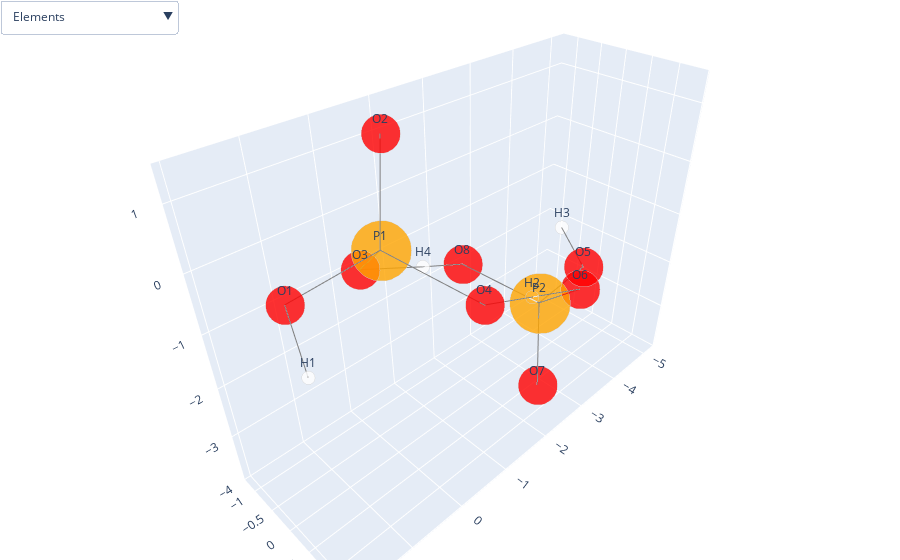
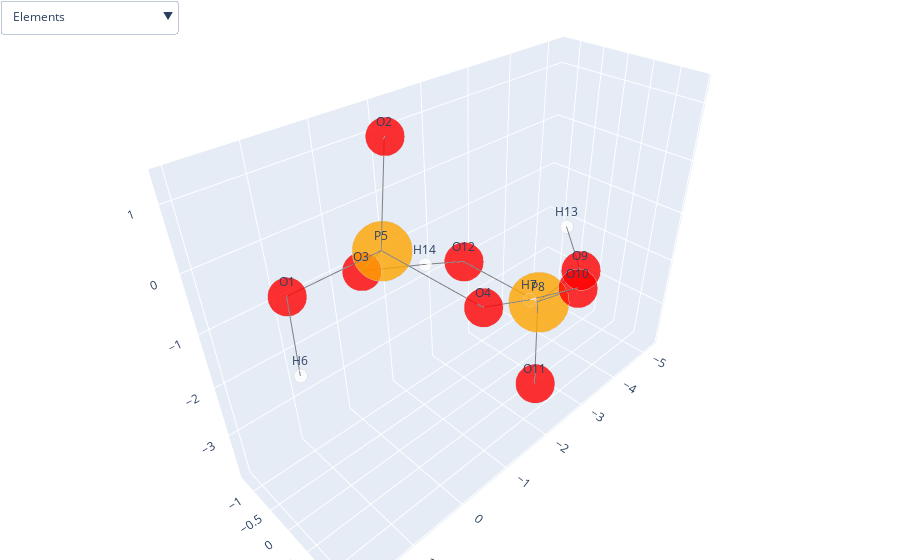
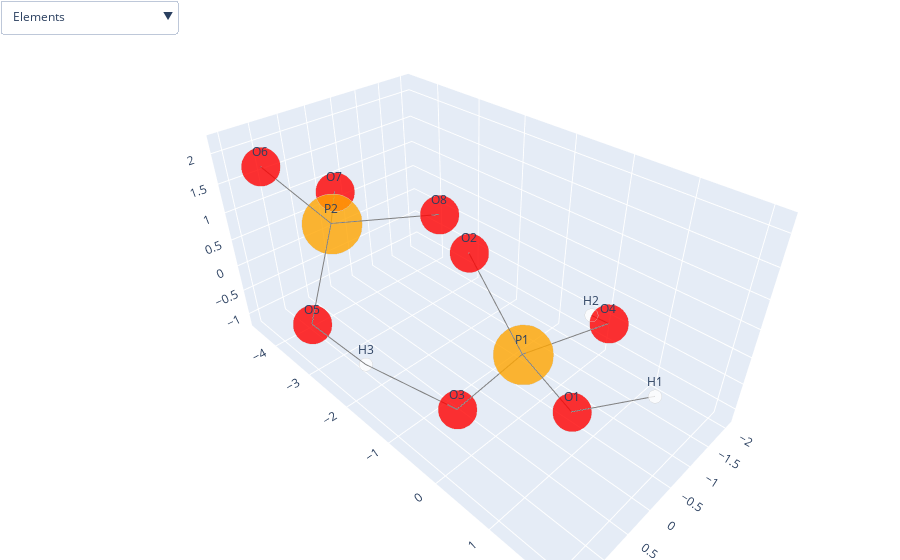
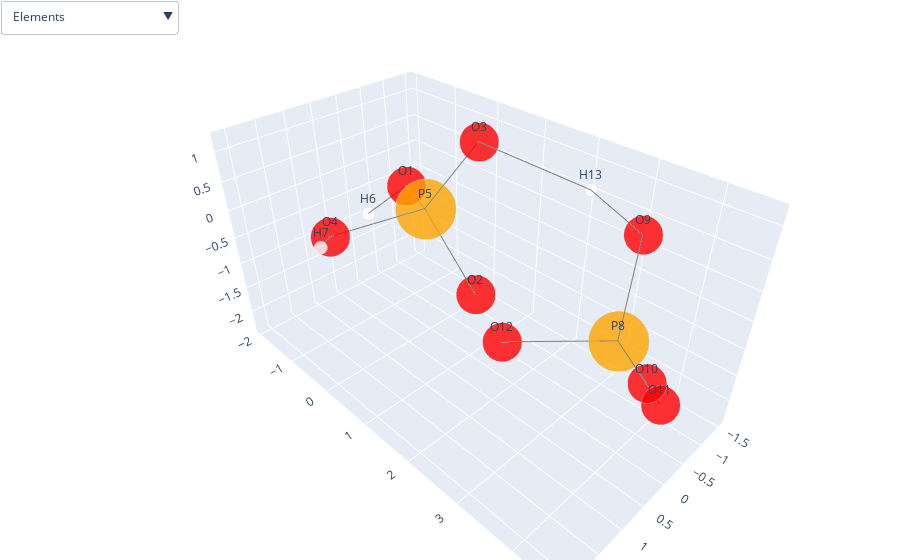

The code cell stored with these charts, in order, in its notebook:
### Code cell
path = '/home/rasin/Workspace/Project/Crystal/Data/cartesian_json/pos/*.json'

for i in sorted(glob(path)):

    mg = CrystalGraph()
    mg.read_json(i)
    fig = to_plotly_figure(mg)
    iplot(fig)
